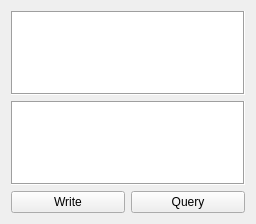
<?xml version="1.0" encoding="UTF-8"?>
<ui version="4.0">
 <class>Form</class>
 <widget class="QWidget" name="Form">
  <property name="geometry">
   <rect>
    <x>0</x>
    <y>0</y>
    <width>256</width>
    <height>224</height>
   </rect>
  </property>
  <property name="windowTitle">
   <string>Form</string>
  </property>
  <layout class="QVBoxLayout" name="verticalLayout">
   <item>
    <widget class="QPlainTextEdit" name="text_in">
     <property name="minimumSize">
      <size>
       <width>100</width>
       <height>30</height>
      </size>
     </property>
     <property name="frameShape">
      <enum>QFrame::Box</enum>
     </property>
    </widget>
   </item>
   <item>
    <widget class="QPlainTextEdit" name="text_out">
     <property name="minimumSize">
      <size>
       <width>100</width>
       <height>30</height>
      </size>
     </property>
     <property name="frameShape">
      <enum>QFrame::Box</enum>
     </property>
     <property name="horizontalScrollBarPolicy">
      <enum>Qt::ScrollBarAsNeeded</enum>
     </property>
     <property name="readOnly">
      <bool>true</bool>
     </property>
    </widget>
   </item>
   <item>
    <layout class="QHBoxLayout" name="horizontalLayout">
     <item>
      <widget class="QPushButton" name="write_btn">
       <property name="text">
        <string>Write</string>
       </property>
      </widget>
     </item>
     <item>
      <widget class="QPushButton" name="query_btn">
       <property name="text">
        <string>Query</string>
       </property>
      </widget>
     </item>
    </layout>
   </item>
  </layout>
 </widget>
 <resources/>
 <connections/>
</ui>
